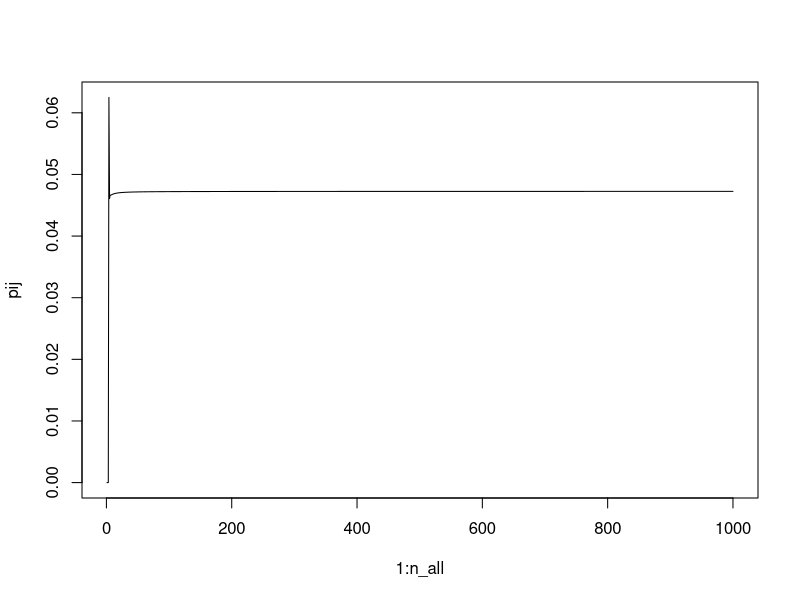
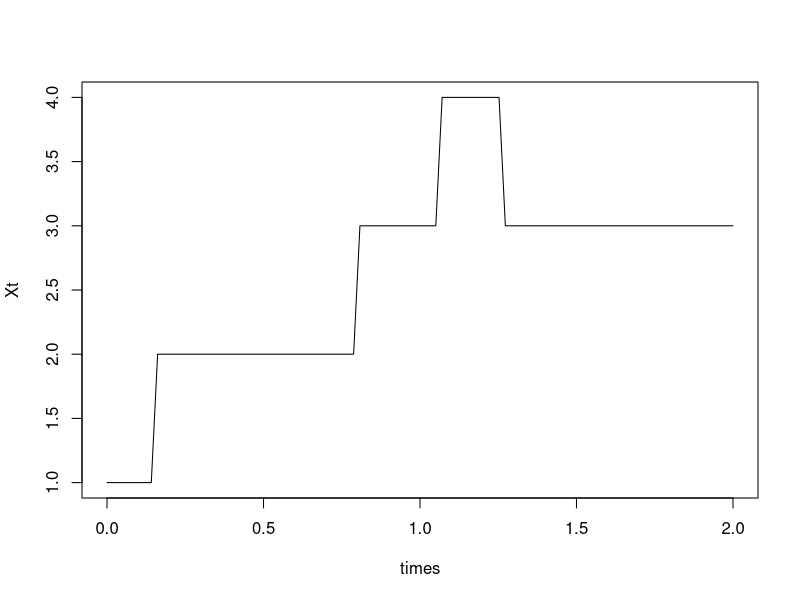
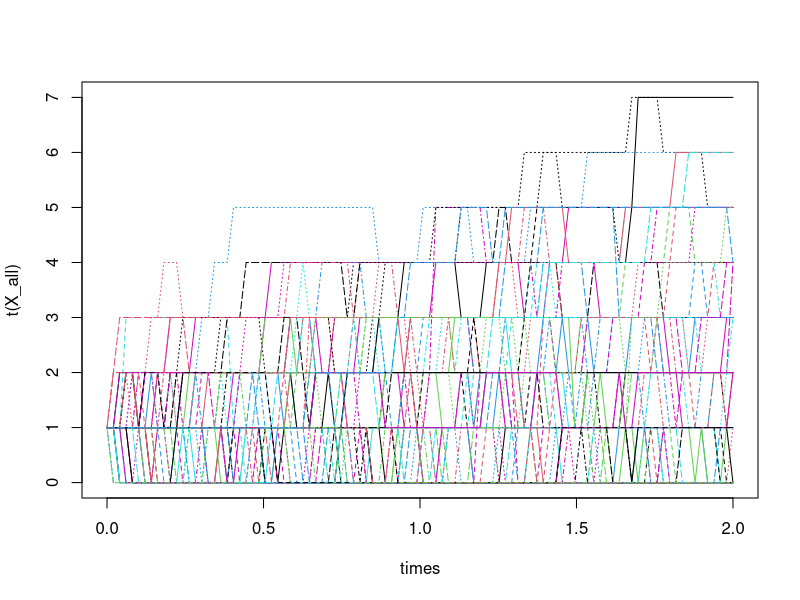

The R source for these figures, in order:
## ---- chunk 1
# Largest state
p<- 4

# Set up transition rates vectors
lambda<-numeric(p+1)
lambda[p+1] =0
mu<-numeric(p+1)
mu[1] = 0

# Choose the rates
lambda[-(p+1)] = 2
mu[-1] = 2

# Holding rates
v = lambda + mu

# Transition probabilities
P<-matrix(0,nrow=(p+1),ncol=(p+1))
spts<-cbind(1:p,2:(p+1))
P[spts] = lambda[-(p+1)]/v[-(p+1)]
spts<-cbind(2:(p+1),1:(p)) 
P[spts] = mu[-1]/v[-1]
P
## ---- chunk 2
R<-diag(v)%*%P
diag(R)<- -v
R
## ---- chunk 3
#install.packages("Matrix")
library(expm)
t<-1
n<-10000
I<-diag(1,p+1,p+1)
Pt<-(I + R*t/n) %^% n
Pt
## ---- chunk 4
t<-1
i<-0
j<-p
n_all<-1000
pij<-numeric(n_all)
for(n in 1:n_all){
  Pt<-(I + R*t/n) %^% n
  pij[n] = Pt[i+1,j+1]
}
plot(1:n_all,pij,type="l")
## ---- chunk 5
n<-100
Pt<-(I + R*t/n) %^% n

i<-0
t<-1
reps<-100000
Xt<-numeric(reps)
for(r in 1:reps){
  t_c<-0
  x_c<-i
  while(t_c<t){
    v_c<-v[x_c+1]
    t_c<-t_c+rexp(1,rate=v_c)
    if(x_c!=p){pr<-P[x_c+1,x_c+2]
    }else{pr<-0}
    U<-rbinom(1,1,p=pr)
    if(U==1){x_c = x_c+1
    }else{x_c = x_c-1}
    if(t_c<t){Xt[r] = x_c}
  }
}
summary(as.factor(Xt))/reps
Pt[1,]
## ---- chunk 6
T<-2
m<-100
times<-seq(0,T,length=m)
delta<-T/(m-1)

n<-100
Pdel<-(I + R*delta/n) %^% n

Xt<-numeric(m)
Xt[1]<-1

for(i in 2:m){
  Pr<-Pdel[Xt[i-1]+1,]
  Xt[i]<-sample(0:p,1,prob=Pr)
}
plot(times,Xt,type="l")
## ---- chunk 7
p<-20
lambda<-numeric(p+1)
lambda[p+1] =0
mu<-numeric(p+1)
mu[1] = 0

lambda[-(p+1)] = 2
mu[-1] = 2
v = lambda + mu

P<-matrix(0,nrow=(p+1),ncol=(p+1))
spts<-cbind(1:p,2:(p+1))
P[spts] = lambda[-(p+1)]/v[-(p+1)]
spts<-cbind(2:(p+1),1:(p)) 
P[spts] = mu[-1]/v[-1]


R<-diag(v)%*%P
diag(R)<- -v
I<-diag(1,p+1,p+1)
## ---- chunk 8
reps<-100
T<-2
m<-100
times<-seq(0,T,length=m)
delta<-T/(m-1)

n<-100
Pdel<-(I + R*delta/n) %^% n

X_all<-matrix(nrow=reps,ncol=m)
for(r in 1:reps){
  Xt<-numeric(m)
  Xt[1]<-1
  for(i in 2:m){
    Pr<-Pdel[Xt[i-1]+1,]
    Xt[i]<-sample(0:p,1,prob=Pr)
  }
  X_all[r,] = Xt
}
matplot(times,t(X_all),type="l")
